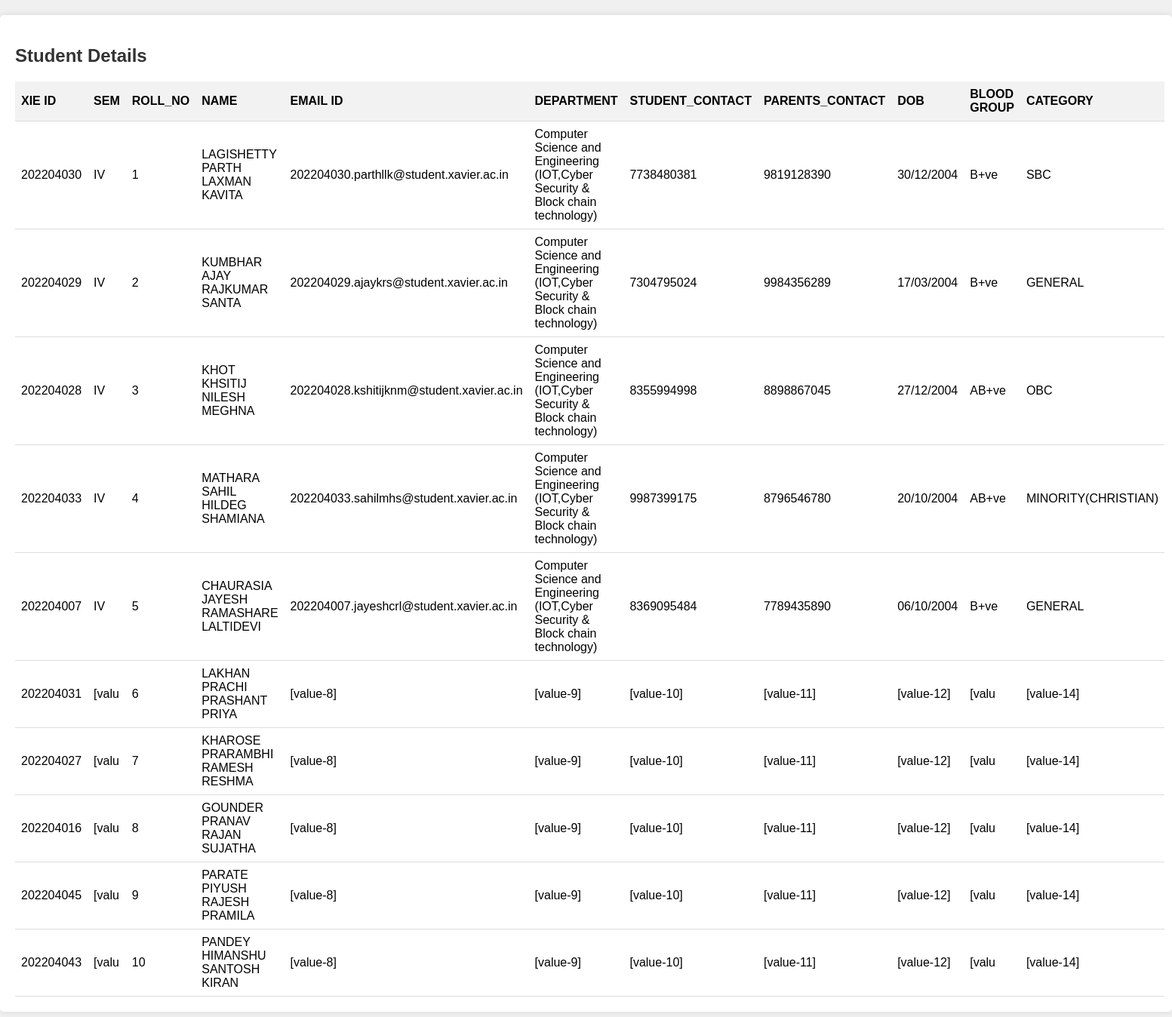
Page /stu_info.php on the committed database.
### tables this page shows
CREATE TABLE `stu_info` (
  `id` int(100) NOT NULL,
  `photo` varchar(50) NOT NULL,
  `photo_path` varchar(255) NOT NULL,
  `roll_no` int(100) NOT NULL,
  `xie_id` int(10) NOT NULL,
  `sem` varchar(5) NOT NULL,
  `name` varchar(255) NOT NULL,
  `email` varchar(255) NOT NULL,
  `dept` varchar(255) NOT NULL,
  `student_contact` varchar(10) NOT NULL,
  `parent_contact` varchar(10) NOT NULL,
  `dob` varchar(50) NOT NULL,
  `bg` varchar(5) NOT NULL,
  `category` varchar(100) NOT NULL
);

### stu_info.php (the view, shortened to what this page needs)
<!DOCTYPE html>
<html lang="en">
<head>
</head>
<body>
  <div class="container">
    <h2>Student Details</h2>
    <table>
      <tr>
        <th>XIE ID</th>
        <th>SEM</th>
        <th>ROLL_NO</th>
        <th>NAME</th>
        <th>EMAIL ID</th>
        <th>DEPARTMENT</th>
        <th>STUDENT_CONTACT</th>
        <th>PARENTS_CONTACT</th>
        <th>DOB</th>
        <th>BLOOD GROUP</th>
        <th>CATEGORY</th>
      </tr>
      <?php
include('login.php');
$query = "SELECT * FROM stu_info";
$result = mysqli_query($con, $query);
if (mysqli_num_rows($result) > 0) {
    while ($row = mysqli_fetch_assoc($result)) {
        echo "<tr>";
        echo "<td>" . $row['xie_id'] . "</td>";
        echo "<td>" . $row['sem'] . "</td>";
        echo "<td>" . $row['roll_no'] . "</td>";
        echo "<td>" . $row['name'] . "</td>";
        echo "<td>" . $row['email'] . "</td>";
        echo "<td>" . $row['dept'] . "</td>";
        echo "<td>" . $row['student_contact'] . "</td>";
        echo "<td>" . $row['parent_contact'] . "</td>";
        echo "<td>" . $row['dob'] . "</td>";
        echo "<td>" . $row['bg'] . "</td>";
        echo "<td>" . $row['category'] . "</td>";
        echo "</tr>";
    }
} else {
    echo "<tr><td colspan='4'>No student records found.</td></tr>";
}
?>
    </table>
  </div>
</body>
</html>

### stu_info.php (style rules this page uses)
body { font-family: Arial, sans-serif; background-color: #f0f0f0; margin: 0; padding: 0; }
.container { max-width: 2100px; margin: 20px auto; padding: 20px; background-color: #fff; border-radius: 5px; box-shadow: 0 0 10px rgba(0, 0, 0, 0.1); }
h2 { color: #333; }
table { width: 100%; border-collapse: collapse; }
table th, table td { padding: 8px; text-align: left; border-bottom: 1px solid #ddd; }
table th { background-color: #f2f2f2; }

### rows in the picture
stu_info: xie "202204030", sem "IV", roll_no "1", name "LAGISHETTY PARTH LAXMAN KAVITA", email "202204030.parthllk@student.xavier.ac.in", dept "Computer Science and Engineering (IOT,Cyber Security & Block chain technology)", student_contact "7738480381", parent_contact "9819128390", dob "30/12/2004", bg "B+ve", category "SBC"
stu_info: xie "202204029", sem "IV", roll_no "2", name "KUMBHAR AJAY RAJKUMAR SANTA", email "202204029.ajaykrs@student.xavier.ac.in", dept "Computer Science and Engineering (IOT,Cyber Security & Block chain technology)", student_contact "7304795024", parent_contact "9984356289", dob "17/03/2004", bg "B+ve", category "GENERAL"
stu_info: xie "202204028", sem "IV", roll_no "3", name "KHOT KHSITIJ NILESH MEGHNA", email "202204028.kshitijknm@student.xavier.ac.in", dept "Computer Science and Engineering (IOT,Cyber Security & Block chain technology)", student_contact "8355994998", parent_contact "8898867045", dob "27/12/2004", bg "AB+ve", category "OBC"
stu_info: xie "202204033", sem "IV", roll_no "4", name "MATHARA SAHIL HILDEG SHAMIANA", email "202204033.sahilmhs@student.xavier.ac.in", dept "Computer Science and Engineering (IOT,Cyber Security & Block chain technology)", student_contact "9987399175", parent_contact "8796546780", dob "20/10/2004", bg "AB+ve", category "MINORITY(CHRISTIAN)"
stu_info: xie "202204007", sem "IV", roll_no "5", name "CHAURASIA JAYESH RAMASHARE LALTIDEVI", email "202204007.jayeshcrl@student.xavier.ac.in", dept "Computer Science and Engineering (IOT,Cyber Security & Block chain technology)", student_contact "8369095484", parent_contact "7789435890", dob "06/10/2004", bg "B+ve", category "GENERAL"
stu_info: xie "202204031", sem "[valu", roll_no "6", name "LAKHAN PRACHI PRASHANT PRIYA", email "[value-8]", dept "[value-9]", student_contact "[value-10]", parent_contact "[value-11]", dob "[value-12]", bg "[valu", category "[value-14]"
stu_info: xie "202204027", sem "[valu", roll_no "7", name "KHAROSE PRARAMBHI RAMESH RESHMA", email "[value-8]", dept "[value-9]", student_contact "[value-10]", parent_contact "[value-11]", dob "[value-12]", bg "[valu", category "[value-14]"
stu_info: xie "202204016", sem "[valu", roll_no "8", name "GOUNDER PRANAV RAJAN SUJATHA", email "[value-8]", dept "[value-9]", student_contact "[value-10]", parent_contact "[value-11]", dob "[value-12]", bg "[valu", category "[value-14]"
stu_info: xie "202204045", sem "[valu", roll_no "9", name "PARATE PIYUSH RAJESH PRAMILA", email "[value-8]", dept "[value-9]", student_contact "[value-10]", parent_contact "[value-11]", dob "[value-12]", bg "[valu", category "[value-14]"
stu_info: xie "202204043", sem "[valu", roll_no "10", name "PANDEY HIMANSHU SANTOSH KIRAN", email "[value-8]", dept "[value-9]", student_contact "[value-10]", parent_contact "[value-11]", dob "[value-12]", bg "[valu", category "[value-14]"
